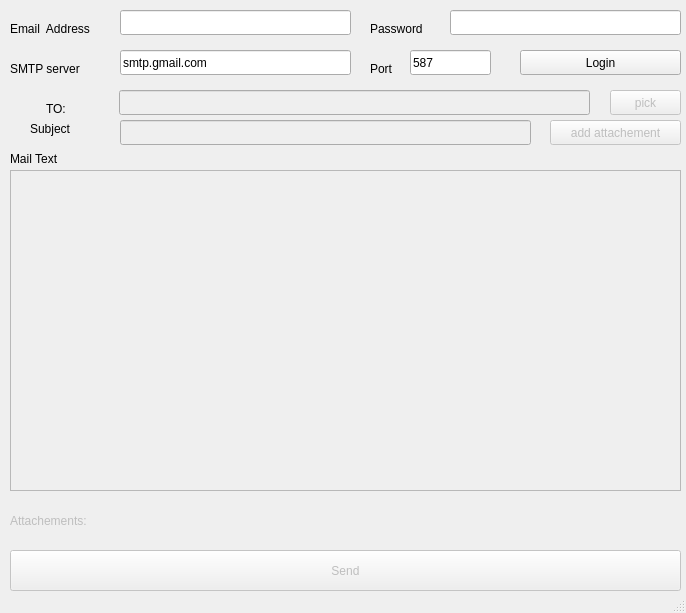
<?xml version="1.0" encoding="UTF-8"?>
<ui version="4.0">
 <class>MainWindow</class>
 <widget class="QMainWindow" name="MainWindow">
  <property name="geometry">
   <rect>
    <x>0</x>
    <y>0</y>
    <width>686</width>
    <height>613</height>
   </rect>
  </property>
  <property name="windowTitle">
   <string>MainWindow</string>
  </property>
  <widget class="QWidget" name="centralwidget">
   <widget class="QLabel" name="label">
    <property name="geometry">
     <rect>
      <x>10</x>
      <y>20</y>
      <width>121</width>
      <height>17</height>
     </rect>
    </property>
    <property name="text">
     <string>Email  Address</string>
    </property>
   </widget>
   <widget class="QLineEdit" name="email">
    <property name="geometry">
     <rect>
      <x>120</x>
      <y>10</y>
      <width>231</width>
      <height>25</height>
     </rect>
    </property>
    <property name="text">
     <string></string>
    </property>
   </widget>
   <widget class="QLineEdit" name="password">
    <property name="geometry">
     <rect>
      <x>450</x>
      <y>10</y>
      <width>231</width>
      <height>25</height>
     </rect>
    </property>
    <property name="text">
     <string></string>
    </property>
    <property name="echoMode">
     <enum>QLineEdit::Password</enum>
    </property>
   </widget>
   <widget class="QLabel" name="label_2">
    <property name="geometry">
     <rect>
      <x>370</x>
      <y>20</y>
      <width>81</width>
      <height>17</height>
     </rect>
    </property>
    <property name="text">
     <string>Password</string>
    </property>
   </widget>
   <widget class="QLineEdit" name="smtpServer">
    <property name="geometry">
     <rect>
      <x>120</x>
      <y>50</y>
      <width>231</width>
      <height>25</height>
     </rect>
    </property>
    <property name="text">
     <string>smtp.gmail.com</string>
    </property>
   </widget>
   <widget class="QLabel" name="label_3">
    <property name="geometry">
     <rect>
      <x>10</x>
      <y>60</y>
      <width>121</width>
      <height>17</height>
     </rect>
    </property>
    <property name="text">
     <string>SMTP server</string>
    </property>
   </widget>
   <widget class="QLabel" name="label_4">
    <property name="geometry">
     <rect>
      <x>370</x>
      <y>60</y>
      <width>81</width>
      <height>17</height>
     </rect>
    </property>
    <property name="text">
     <string>Port</string>
    </property>
   </widget>
   <widget class="QLineEdit" name="port">
    <property name="geometry">
     <rect>
      <x>410</x>
      <y>50</y>
      <width>81</width>
      <height>25</height>
     </rect>
    </property>
    <property name="text">
     <string>587</string>
    </property>
    <property name="echoMode">
     <enum>QLineEdit::Normal</enum>
    </property>
   </widget>
   <widget class="QPushButton" name="login">
    <property name="geometry">
     <rect>
      <x>520</x>
      <y>50</y>
      <width>161</width>
      <height>25</height>
     </rect>
    </property>
    <property name="text">
     <string>Login</string>
    </property>
   </widget>
   <widget class="QLabel" name="label_5">
    <property name="geometry">
     <rect>
      <x>46</x>
      <y>100</y>
      <width>31</width>
      <height>17</height>
     </rect>
    </property>
    <property name="text">
     <string>TO:</string>
    </property>
   </widget>
   <widget class="QLineEdit" name="to">
    <property name="enabled">
     <bool>false</bool>
    </property>
    <property name="geometry">
     <rect>
      <x>119</x>
      <y>90</y>
      <width>471</width>
      <height>25</height>
     </rect>
    </property>
    <property name="text">
     <string/>
    </property>
   </widget>
   <widget class="QLabel" name="label_6">
    <property name="geometry">
     <rect>
      <x>30</x>
      <y>120</y>
      <width>71</width>
      <height>17</height>
     </rect>
    </property>
    <property name="text">
     <string>Subject</string>
    </property>
   </widget>
   <widget class="QLineEdit" name="subject">
    <property name="enabled">
     <bool>false</bool>
    </property>
    <property name="geometry">
     <rect>
      <x>120</x>
      <y>120</y>
      <width>411</width>
      <height>25</height>
     </rect>
    </property>
    <property name="text">
     <string/>
    </property>
   </widget>
   <widget class="QPushButton" name="pickExcel">
    <property name="enabled">
     <bool>false</bool>
    </property>
    <property name="geometry">
     <rect>
      <x>610</x>
      <y>90</y>
      <width>71</width>
      <height>25</height>
     </rect>
    </property>
    <property name="text">
     <string>pick</string>
    </property>
   </widget>
   <widget class="QPushButton" name="addAttachement">
    <property name="enabled">
     <bool>false</bool>
    </property>
    <property name="geometry">
     <rect>
      <x>550</x>
      <y>120</y>
      <width>131</width>
      <height>25</height>
     </rect>
    </property>
    <property name="text">
     <string>add attachement</string>
    </property>
   </widget>
   <widget class="QLabel" name="label_7">
    <property name="geometry">
     <rect>
      <x>10</x>
      <y>150</y>
      <width>71</width>
      <height>17</height>
     </rect>
    </property>
    <property name="text">
     <string>Mail Text</string>
    </property>
   </widget>
   <widget class="QTextEdit" name="mailText">
    <property name="enabled">
     <bool>false</bool>
    </property>
    <property name="geometry">
     <rect>
      <x>10</x>
      <y>170</y>
      <width>671</width>
      <height>321</height>
     </rect>
    </property>
   </widget>
   <widget class="QLabel" name="attachements">
    <property name="enabled">
     <bool>false</bool>
    </property>
    <property name="geometry">
     <rect>
      <x>10</x>
      <y>500</y>
      <width>671</width>
      <height>41</height>
     </rect>
    </property>
    <property name="text">
     <string>Attachements:</string>
    </property>
    <property name="wordWrap">
     <bool>true</bool>
    </property>
   </widget>
   <widget class="QPushButton" name="send">
    <property name="enabled">
     <bool>false</bool>
    </property>
    <property name="geometry">
     <rect>
      <x>10</x>
      <y>550</y>
      <width>671</width>
      <height>41</height>
     </rect>
    </property>
    <property name="text">
     <string>Send</string>
    </property>
   </widget>
  </widget>
  <widget class="QStatusBar" name="statusbar"/>
 </widget>
 <resources/>
 <connections/>
</ui>
